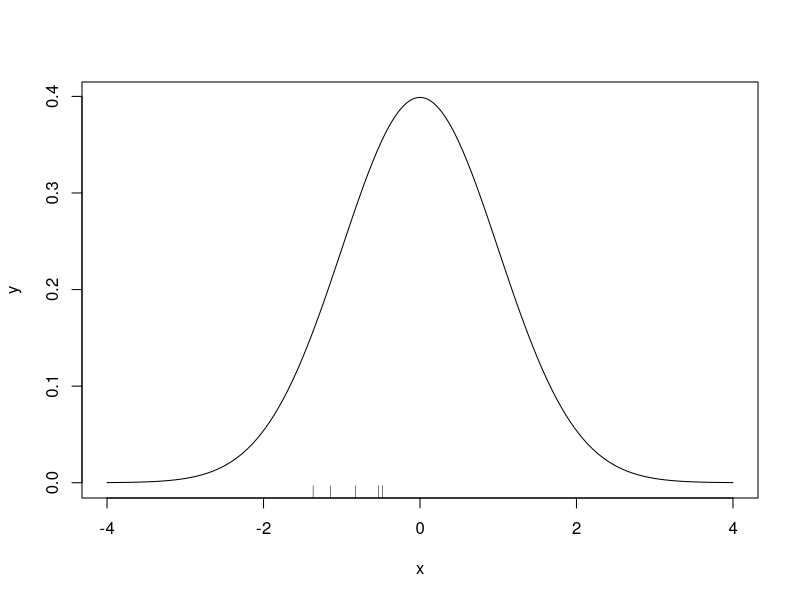
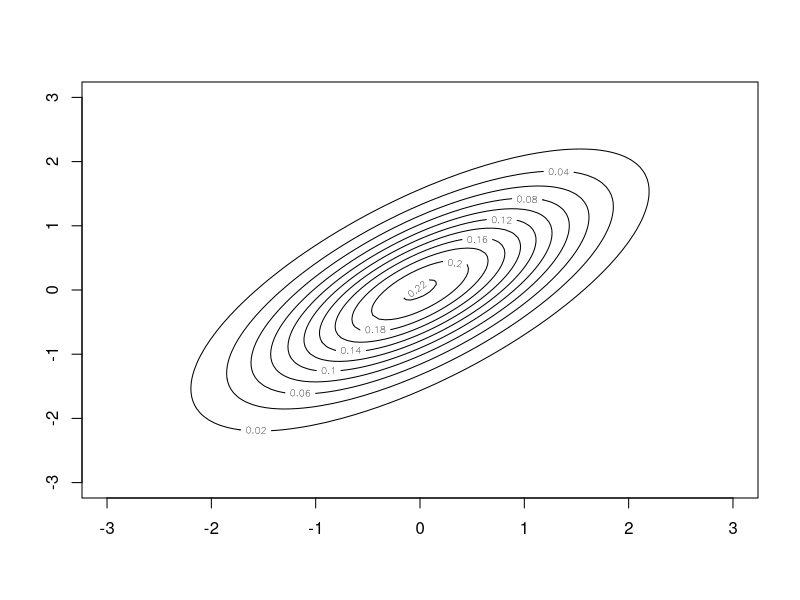
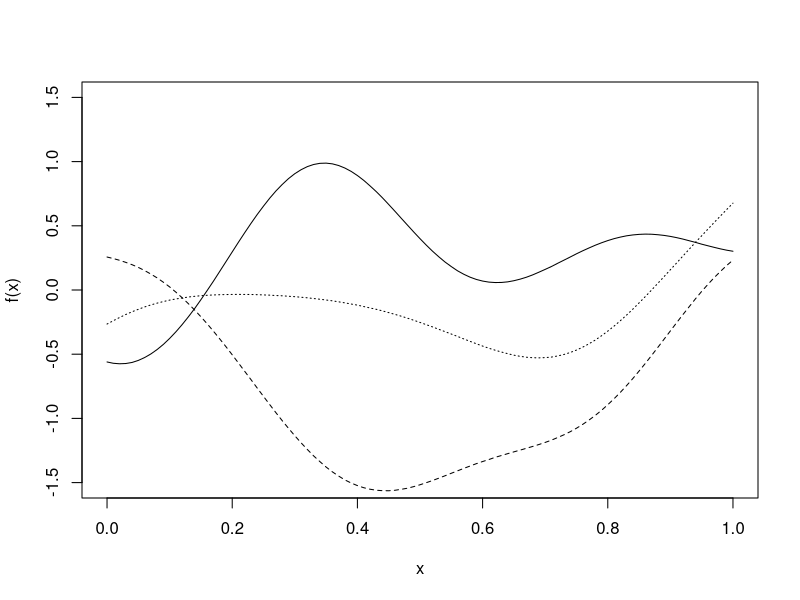
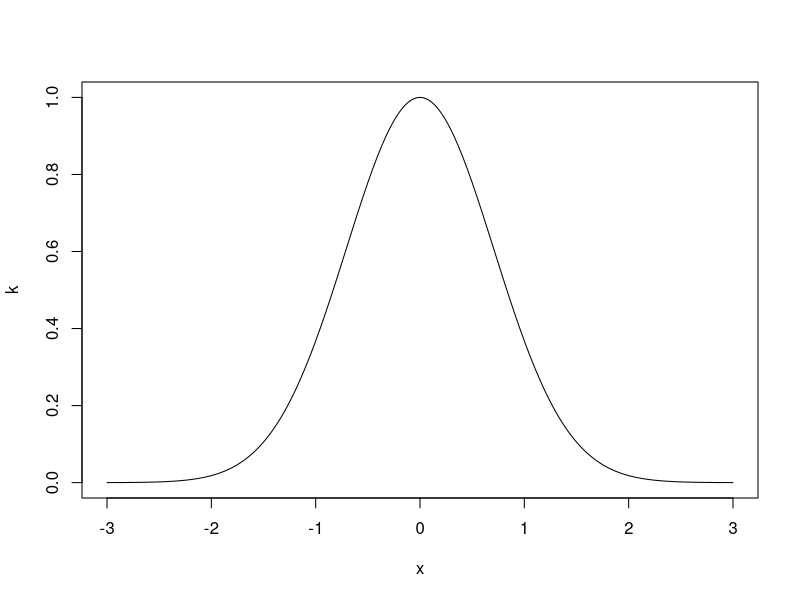
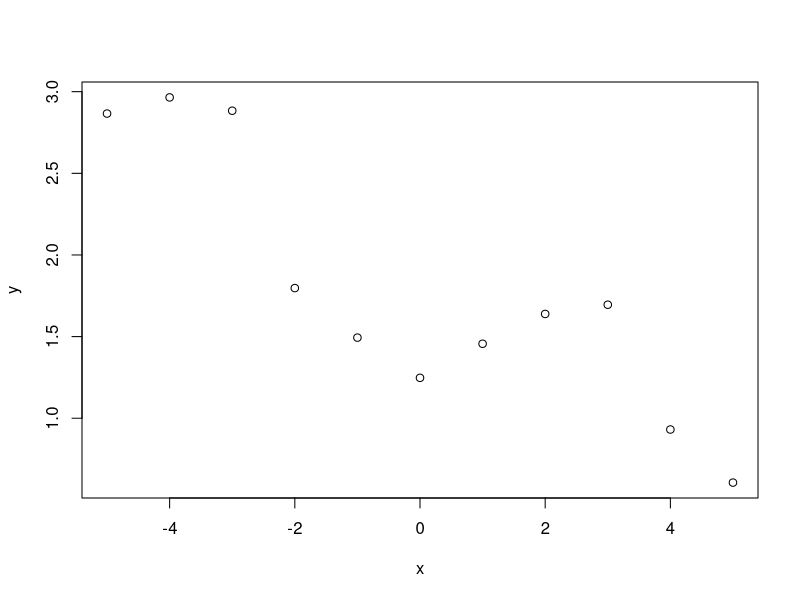
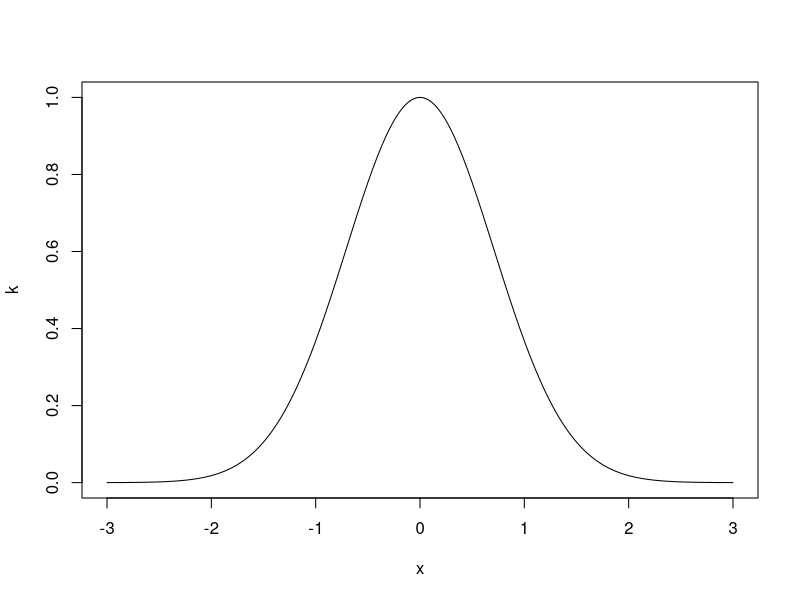
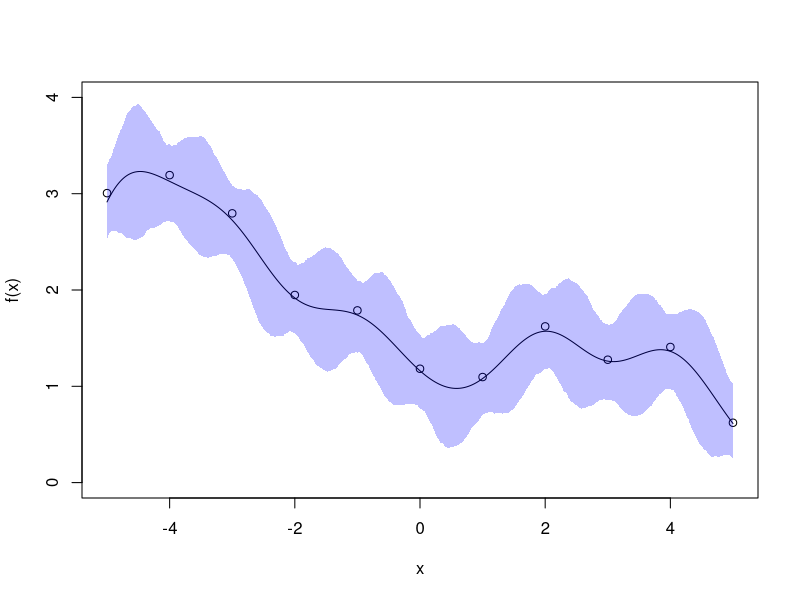

Generate these figures, in order, with R: (Note: this script raises an error after producing the figures.)
## ---- chunk 1
#Plot N(0, 1)
x <- seq(-4, 4, 0.01)
y <- dnorm(x)
plot(x, y, type = 'l')

#Add samples
samples <- rnorm(5)
rug(samples)
## ---- chunk 2
#Create Grid
x <- seq(-3,3,length.out=100)
y <- seq(-3,3,length.out=100)

#Evaluate density at grid
z <- matrix(0,nrow=100,ncol=100)
mu <- c(0,0)
sigma <- matrix(c(1, 0.7, 0.7, 1),nrow=2)
for (i in 1:100) {
  for (j in 1:100) {
    z[i,j] <- mvtnorm::dmvnorm(c(x[i],y[j]),
                      mean=mu,sigma=sigma)
  }
}

#Generate contour plot
contour(x, y ,z)
## ---- chunk 3
sq.exp <- function(x, 
                   y, 
                   alpha, 
                   ell) {
  #Calculate the Covariance Matrix with the covariance function of squared exponential
  #INPUTS: x, y -- data points, alpha -- vertical scale parameter, ell -- horizontal scale
  ##OUTPUTS: covar -- length(x)*length(y) covariance matrix
  
  covar <- matrix(rep(0, length(x) * length(y)), nrow = length(x)) # Initialise Empty Covariance Matrix
  for (i in 1:length(x)) {
    for (j in 1:length(y))
      covar[i, j] <- alpha ^ 2 * exp(-(x[i] - y[j]) ^ 2 / ell ^ 2)
  }
  return(covar)
}

mvnorm.chol <- function(mu, chol){
  #Multivariate Normal Sampler with Cholesky Input
  #Inputs: mu -- mean, chol -- cholesky decomposition of variance matrix (may need transposing)
  return(mu + t(chol)%*%rnorm(length(mu)))  
}

set.seed(123)
x <- seq(0, 1, 0.01)
k <- sq.exp(x, x, 1, 0.3)

k.chol <- chol(k + 1e-7*diag(length(x)))

f1 <- mvnorm.chol(rep(0, length(x)), k.chol)
f2 <- mvnorm.chol(rep(0, length(x)), k.chol)
f3 <- mvnorm.chol(rep(0, length(x)), k.chol)

plot(x, f1, type = 'l', xlab = "x", ylab = "f(x)", ylim = c(-1.5, 1.5))
lines(x, f2, lty = 2)
lines(x, f3, lty = 3)
## ---- chunk 4
x <- seq(-3, 3, 0.01)
k <- exp(-x^2)
plot(x, k, type = 'l')
## ---- chunk 5
x <- -5:5
y <- sin(x/2)^2 + exp(-x/5) + rnorm(length(x), 0, 0.2)
plot(x, y)
## ---- chunk 6
x <- seq(-3, 3, 0.01)
k <- exp(-x^2)
plot(x, k, type = 'l')
## ---- chunk 7
x <- -5:5
sigma <- 0.2
y <- sin(x/2)^2 + exp(-x/5) + rnorm(length(x), 0, sigma)


sq.exp <- function(x, 
                   y, 
                   alpha, 
                   ell) {
  #Calculate the Covariance Matrix with the covariance function of squared exponential
  #INPUTS: x, y -- data points, alpha -- vertical scale parameter, ell -- horizontal scale
  ##OUTPUTS: covar -- length(x)*length(y) covariance matrix
  
  covar <- matrix(rep(0, length(x) * length(y)), nrow = length(x)) # Initialise Empty Covariance Matrix
  for (i in 1:length(x)) {
    for (j in 1:length(y))
      covar[i, j] <- alpha ^ 2 * exp(-(x[i] - y[j]) ^ 2 / ell ^ 2)
  }
  return(covar)
}

mvnorm.chol <- function(mu, chol){
  #Multivariate Normal Sampler with Cholesky Input
  #Inputs: mu -- mean, chol -- cholesky decomposition of variance matrix (may need transposing)
  return(mu + t(chol)%*%rnorm(length(mu)))  
}


x.star <- seq(-5, 5, 0.01)

k.x.x      <- sq.exp(x, x, 1, 1)
k.x.star.x <- sq.exp(x.star, x, 1, 1)
k.x.x.star <- sq.exp(x, x.star, 1, 1)
k.x.star.x.star <- sq.exp(x.star, x.star, 1, 1)

mu.star <- k.x.star.x%*%solve(k.x.x + sigma^2*diag(length(x)))%*%y
k.star  <- k.x.star.x.star - k.x.star.x%*%solve(k.x.x + sigma^2*diag(length(x)))%*%t(k.x.star.x)
k.star.chol <- chol(k.star + 1e-13*diag(length(x.star)))


f.matrix <- matrix(NA, length(x.star), 1000)
for(i in 1:1000)
  f.matrix[, i] <- mvnorm.chol(mu.star, k.star.chol)
f.upper <- apply(f.matrix, 1, quantile, 0.975)
f.lower <- apply(f.matrix, 1, quantile, 0.025)

plot(x, y, xlab = "x", ylab = "f(x)", ylim = c(0, 4))
lines(x.star, mu.star)
polygon(c(x.star, rev(x.star)), c(f.lower, rev(f.upper)), col = rgb(0,0, 1, 0.25), border = FALSE)
## ---- chunk 8
knitr::include_graphics("postcode.jpeg")
## ---- chunk 9
a <- 1:100
x <- dbinom(a, 100, 0.9)
y <-  dbinom(a, 100, 0.85)
plot(a, x, type = 'l', xlab = expression(y),
     ylab = "density", xlim = c(70, 100))
lines(a, y, lty = 2)
## ---- chunk 10
#Set Up Example
set.seed(1234)
n <- 10
y <- rbeta(n, 3, 2)
y

#Set Up ABC
n.iter <- 50000
b.store <- numeric(n.iter)
epsilon <- 0.75

#Run ABC
for(i in 1:n.iter){
  
  #Propose new beta
  b <- runif(1, 0, 5)
  
  #Simualate data
  y.star <- rbeta(n, 3, b)
  
  #Compute statistic
  d <- sum((y-y.star)^2)
  
  #Accept/Reject
  if(d < epsilon){
    b.store[i] <- b
  } else{
    b.store[i] <- NA
  }
  
}

#Get number of reject samples
sum(is.na(b.store))

#Plot Approximate Posterior
hist(b.store, freq = FALSE, xlab = expression(beta), main = "")
abline(v = 2, col = 'red')
mean(b.store, na.rm = TRUE)
quantile(b.store, c(0.025, 0.975), na.rm = TRUE)
## ---- chunk 11
#Set Up Example
set.seed(1234)
n <- 10
y <- rbeta(n, 3, 2)
y

#Set Up ABC
n.iter <- 50000
b.store <- numeric(n.iter)
epsilon <- 0.12

#Run ABC
for(i in 1:n.iter){
  
  #Propose new beta
  b <- runif(1, 0, 5)
  
  #Simualate data
  y.star <- rbeta(n, 3, b)
  
  #Compute statistic
  d <- sum((y-y.star)^2)
  
  #Accept/Reject
  if(d < epsilon){
    b.store[i] <- b
  } else{
    b.store[i] <- NA
  }
  
}

#Get number of reject samples
sum(is.na(b.store))

#Plot Approximate Posterior
hist(b.store, freq = FALSE, xlab = expression(beta), main = "")
abline(v = 2, col = 'red')
mean(b.store, na.rm = TRUE)
quantile(b.store, c(0.025, 0.975), na.rm = TRUE)
## ---- chunk 12
#Set Up Example
set.seed(1234)
n <- 10
y <- rbeta(n, 3, 2)
y

#Set Up ABC
n.iter <- 50000
b.store <- numeric(n.iter)
epsilon <- 2

#Run ABC
for(i in 1:n.iter){
  
  #Propose new beta
  b <- runif(1, 0, 5)
  
  #Simualate data
  y.star <- rbeta(n, 3, b)
  
  #Compute statistic
  d <- sum((y-y.star)^2)
  
  #Accept/Reject
  if(d < epsilon){
    b.store[i] <- b
  } else{
    b.store[i] <- NA
  }
  
}

#Get number of reject samples
sum(is.na(b.store))

#Plot Approximate Posterior
hist(b.store, freq = FALSE, xlab = expression(beta), main = "")
abline(v = 2, col = 'red')
mean(b.store, na.rm = TRUE)
quantile(b.store, c(0.025, 0.975), na.rm = TRUE)
## ---- chunk 13
#This function simualtes an outbreak of a disease in a population of size N, with infection rate beta and recovery rate gamma.
simSIR.Markov <- function(N, beta, gamma) {
  
  # initial number of infectives and susceptibles;
  I <- 1
  S <- N-1;
  
  # recording time;
  t <- 0;
  times <- c(t);
  
  # a vector which records the type of event (1=infection, 2=removal)
  type <- c(1);
  
  while (I > 0) {
    
    # time to next event;
    t <- t + rexp(1, (beta/N)*I*S + gamma*I);
    times <- append(times, t);
    
    if (runif(1) < beta*S/(beta*S + N*gamma)) {
      # infection
      I <- I+1;
      S <- S-1;
      type <- append(type, 1);
    }
    else {
      #removal
      I <- I-1
      type <- append(type, 2);
    }
  }
  
  
  # record the times of events (infections/removals), the type of the event, the final size (including
  # the initial infective) and the duration. 
  
  res <- list("t" = times, "type" = type, "final.size" = sum(type==1), "duration" = t, "N" = N);
  return(res)
}

#Set Up Example
set.seed(1234)
n <- 200
y <- simSIR.Markov(100, 2, 1)$final.size


#Set Up ABC
n.iter <- 50000
b.store <- numeric(n.iter)
epsilon <- 250

#Run ABC
for(i in 1:n.iter){
  
  #Propose an infection rate
  b <- runif(1, 0, 5)
  
  #Simualte an outbreak
  y.star <- simSIR.Markov(100, b, 1)$final.size
  
  #Compute difference
  d <- sum((y-y.star)^2)
  
  #Accept/Reject
  if(d < epsilon){
    b.store[i] <- b
  } else{
    b.store[i] <- NA
  }
  
}

#Get number of reject samples
sum(is.na(b.store))

#Plot Approximate Posterior
hist(b.store, freq = FALSE, xlab = expression(beta), main = "")
abline(v = 2, col = 'red')
mean(b.store, na.rm = TRUE)
quantile(b.store, c(0.025, 0.975), na.rm = TRUE)
## ---- chunk 14
set.seed(1234)
n <- 200
y <- rbeta(n, 3, 2)


n.iter <- 50000
b.store <- numeric(n.iter)
epsilon <- 0.001
for(i in 1:n.iter){
  
  b <- runif(1, 0, 5)
  
  y.star <- rbeta(n, 3, b)
  
  d <- sum((mean(y)-mean(y.star))^2)
  
  if(d < epsilon){
    b.store[i] <- b
  } else{
    b.store[i] <- NA
  }
  
}

#Get number of reject samples
sum(is.na(b.store))

#Plot Approximate Posterior
hist(b.store, freq = FALSE, xlab = expression(beta), main = "")
abline(v = 2, col = 'red')
mean(b.store, na.rm = TRUE)
quantile(b.store, c(0.025, 0.975), na.rm = TRUE)
## ---- chunk 15
cummulative.eqn <- function(b){
  #Compute equation with value beta = b
  value <- pgamma(0.9, 0.75*b, b)-0.8
  return(value)
  
}

uniroot(cummulative.eqn, lower = 1, upper = 1000)
## ---- chunk 16
require(MASS)

squared.exponential.covariance <- function(x1, x2, alpha, ell) {
  #Squared Exponential Covariance Function
  #Inputs: x1, x2 -- vectors, alpha, ell -- variance and length scale parameter
  pairwise_distances <- outer(x1, x2, "-")
  covariance_matrix <- alpha * exp(-0.5 * (pairwise_distances / ell)^2)
  return(covariance_matrix)
}

#Set up GP
x <- seq(0, 5, 0.01)
mu <- rep(0, length(x))
Sigma <- squared.exponential.covariance(x, x, 1, 1)

#Generate Samples and Summaries
f <- MASS::mvrnorm(1000, mu, Sigma)
f.mean <- apply(f, 2, mean) #GP mean
f.95.upper <- apply(f, 2, quantile, 0.975)
f.95.lower <- apply(f, 2, quantile, 0.025)

#Generate some plots
plot(x, f[1, ], type = 'l', ylim = c(min(f[1:3, ]), max(f[1:3, ])))
lines(x, f[2, ], col = 2)
lines(x, f[3, ], col = 3)

plot(x, f.mean, type = 'l', ylim = c(-5, 5)) #0 -- no surprise there
polygon(c(x, rev(x)), c(f.95.lower, rev(f.95.upper)), col = rgb(0, 0, 1, 0.25))

## ---- chunk 17
x <- -5:5
y <-  c(3.0942822, 3.0727920, 2.6137341, 1.8818820, 1.2746738, 1.2532116, 1.4620830, 1.4194647, 1.6786969, 1.1057042, 0.4118125)
## ---- chunk 18
mvnorm.chol <- function(mu, Sigma){
  #Multivariate Normal Sampler with Cholesky Input
  #Inputs: mu -- mean, chol -- covariance matrix
  Sigma.chol <- chol(Sigma + 0.0001*dim(Sigma)[1])
  return(mu + t(Sigma.chol)%*%rnorm(length(mu)))  
}
## ---- chunk 19
x <- -5:5
y <- cos(0.5*x) + log(x + 6)
y
plot(x, y, xlab = "x", ylab = "f(x)", ylim = c(0, 4))
## ---- chunk 20
x <- c(33,  17, 218,   3,  39,   3,  43,  14,  20)
